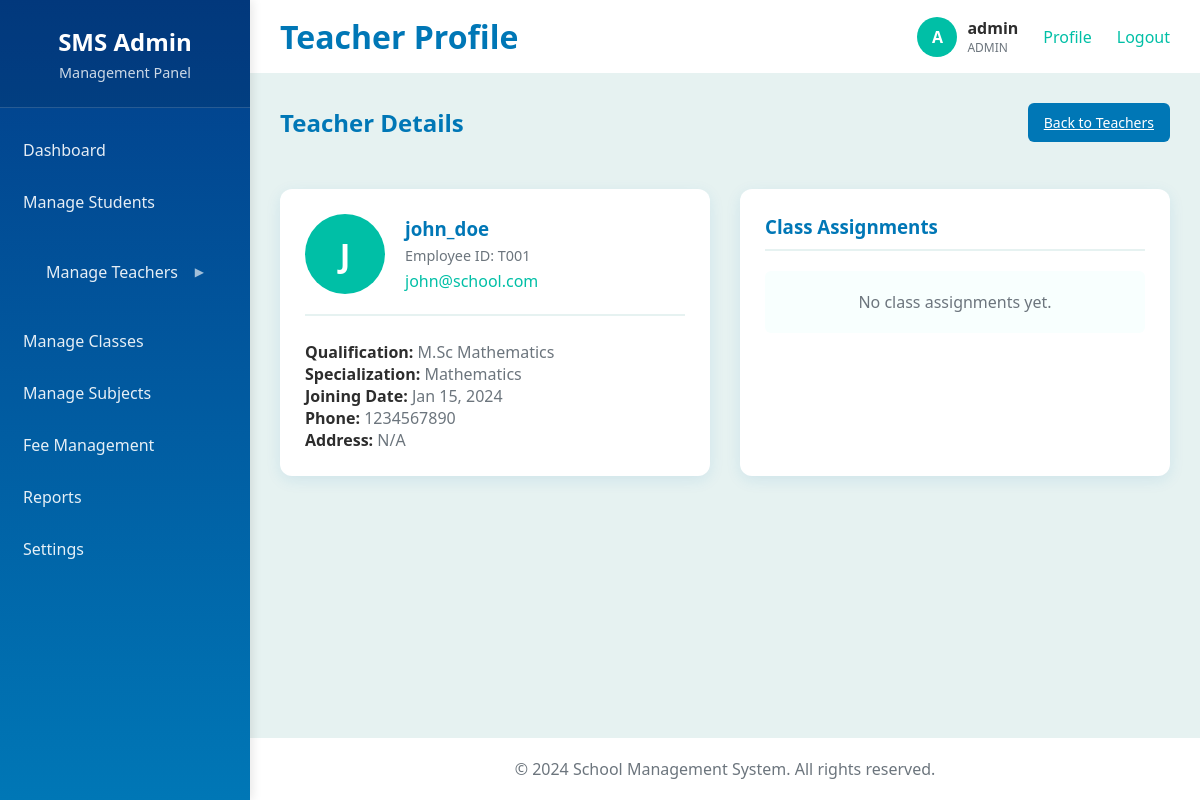
Page /admin/teacher_view.php?id=1 (signed in) on the committed database.
### tables this page shows
CREATE TABLE teachers (
    id INT PRIMARY KEY AUTO_INCREMENT,
    user_id INT NOT NULL,
    employee_id VARCHAR(20) UNIQUE NOT NULL,
    qualification VARCHAR(255),
    specialization VARCHAR(255),
    joining_date DATE NOT NULL,
    phone VARCHAR(15),
    address TEXT,
    photo VARCHAR(255),
    FOREIGN KEY (user_id) REFERENCES users(id) ON DELETE CASCADE
);

CREATE TABLE users (
    id INT PRIMARY KEY AUTO_INCREMENT,
    username VARCHAR(50) UNIQUE NOT NULL,
    email VARCHAR(100) UNIQUE NOT NULL,
    password VARCHAR(255) NOT NULL,
    role ENUM('admin', 'teacher', 'student', 'parent') NOT NULL,
    status ENUM('active', 'inactive') DEFAULT 'active',
    created_at TIMESTAMP DEFAULT CURRENT_TIMESTAMP,
    updated_at TIMESTAMP DEFAULT CURRENT_TIMESTAMP ON UPDATE CURRENT_TIMESTAMP
);

### config/database.php (called while the page is built, shortened)
<?php
class Database {
    private $host = DB_HOST;
    private $user = DB_USER;
    private $pass = DB_PASS;
    private $dbname = DB_NAME;
    private $dbh;
    public function __construct() {
        $dsn = 'mysql:host=' . $this->host . ';dbname=' . $this->dbname;
        $options = array(
            PDO::ATTR_PERSISTENT => true,
            PDO::ATTR_ERRMODE => PDO::ERRMODE_EXCEPTION
        );
        try {
            $this->dbh = new PDO($dsn, $this->user, $this->pass, $options);
        } catch(PDOException $e) {
            $this->error = $e->getMessage();
        }
    }
    public function query($query) {
        $this->stmt = $this->dbh->prepare($query);
    }
    public function bind($param, $value, $type = null) {
        if (is_null($type)) {
            switch (true) {
                default:
                    $type = PDO::PARAM_STR;
            }
        }
        $this->stmt->bindValue($param, $value, $type);
    }
    public function execute() {
        return $this->stmt->execute();
    }
    public function single() {
        $this->execute();
        return $this->stmt->fetch(PDO::FETCH_ASSOC);
    }
}
?>

### admin/teacher_view.php (the view, shortened to what this page needs)
<?php
require_once 'layout.php';
require_once '../config/database.php';
$db = new Database();
$teacherId = $_GET['id'] ?? 0;
$db->query("SELECT t.*, u.username, u.email FROM teachers t JOIN users u ON t.user_id = u.id WHERE t.id = :id");
$db->bind(':id', $teacherId);
$teacher = $db->single();
$db->query("SELECT DISTINCT s.name as subject_name, c.name as class_name, sec.name as section_name FROM teacher_subjects ts JOIN subjects s ON ts.subject_id = s.id JOIN classes c ON ts.class_id = c.id JOIN sections sec ON ts.section_id = sec.id WHERE ts.teacher_id = :teacher_id");
$db->bind(':teacher_id', $teacherId);
$assignments = $db->resultset();
$content = '
<div class="page-header">
    <h2>Teacher Details</h2>
    <a href="teachers.php" class="btn">Back to Teachers</a>
</div>
<div class="teacher-profile">
    <div class="profile-card">
        <div class="profile-header">
            <div class="profile-avatar">
                ' . strtoupper(substr($teacher['username'], 0, 1)) . '
            </div>
            <div class="profile-info">
                <h3>' . $teacher['username'] . '</h3>
                <p class="employee-id">Employee ID: ' . $teacher['employee_id'] . '</p>
                <p class="email">' . $teacher['email'] . '</p>
            </div>
        </div>
        <div class="profile-details">
            <div class="detail-row">
                <span class="label">Qualification:</span>
                <span class="value">' . ($teacher['qualification'] ?? 'N/A') . '</span>
            </div>
            <div class="detail-row">
                <span class="label">Specialization:</span>
                <span class="value">' . ($teacher['specialization'] ?? 'N/A') . '</span>
            </div>
            <div class="detail-row">
                <span class="label">Joining Date:</span>
                <span class="value">' . date('M d, Y', strtotime($teacher['joining_date'])) . '</span>
            </div>
            <div class="detail-row">
                <span class="label">Phone:</span>
                <span class="value">' . ($teacher['phone'] ?? 'N/A') . '</span>
            </div>
            <div class="detail-row">
                <span class="label">Address:</span>
                <span class="value">' . ($teacher['address'] ?? 'N/A') . '</span>
            </div>
        </div>
    </div>
    <div class="assignments-card">
        <h3>Class Assignments</h3>
        <div class="assignments-list">';
if(empty($assignments)) {
    $content .= '<p class="no-assignments">No class assignments yet.</p>';
}
$content .= '
        </div>
    </div>
</div>';
echo renderAdminLayout('Teacher Profile', $content);
?>

### assets/css/style.css (style rules this page uses)
* { margin: 0; padding: 0; box-sizing: border-box; }
body { font-family: 'Segoe UI', Tahoma, Geneva, Verdana, sans-serif; background: linear-gradient(135deg, #E6F2F1 0%, #B8E6E1 100%); min-height: 100vh; color: #2D2D2D; }
.btn { width: auto !important; min-width: 120px; max-width: 150px; padding: 10px 16px; background: #0077B6; color: white; border: none; border-radius: 6px; font-size: 14px; cursor: pointer; transition: background 0.3s; display: inline-block; text-align: center; }
.page-header { display: flex; justify-content: space-between; align-items: center; margin-bottom: 30px; padding-bottom: 15px; border-bottom: 2px solid #E6F2F1; }
.page-header h2 { color: #0077B6; margin: 0; flex: 1; }
.teacher-profile { display: grid; grid-template-columns: 1fr 1fr; gap: 30px; margin-bottom: 30px; }
.profile-card, .assignments-card { background: white; padding: 25px; border-radius: 12px; box-shadow: 0 4px 15px rgba(0, 119, 182, 0.1); }
.profile-header { display: flex; align-items: center; gap: 20px; margin-bottom: 25px; padding-bottom: 20px; border-bottom: 2px solid #E6F2F1; }
.profile-avatar { width: 80px; height: 80px; background: #00BFA6; border-radius: 50%; display: flex; align-items: center; justify-content: center; color: white; font-size: 2em; font-weight: bold; }
.profile-info h3 { color: #0077B6; margin-bottom: 5px; }
.employee-id { color: #6C757D; font-size: 0.9em; margin-bottom: 5px; }
.email { color: #00BFA6; font-weight: 500; }
.detail-row .label { font-weight: 600; color: #2D2D2D; }
.detail-row .value { color: #6C757D; }
.assignments-card h3 { color: #0077B6; margin-bottom: 20px; border-bottom: 2px solid #E6F2F1; padding-bottom: 10px; }
.no-assignments { text-align: center; color: #6C757D; padding: 20px; background: #F8FFFE; border-radius: 6px; }

### rows in the picture
teachers: user.username "J", user.username "john_doe", employee "T001", user.email "john@school.com", qualification "M.Sc Mathematics", specialization "Mathematics", joining_date "Jan 15, 2024", phone "1234567890", address "N/A"

### other values in the picture
$title "Teacher Profile"
substr($_SESSION['username'], 0, 1) "A"
$_SESSION['username'] "admin"
